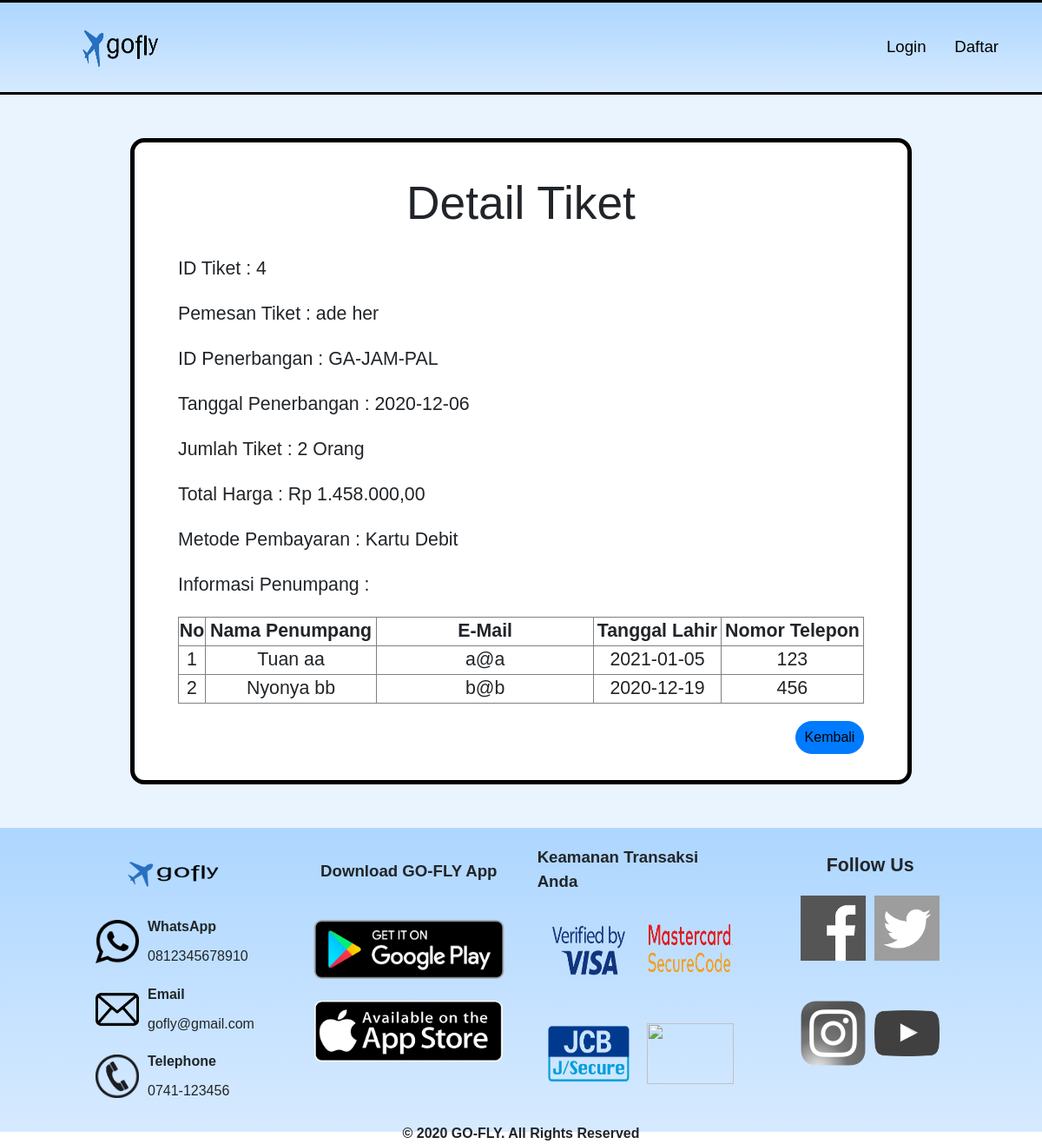
The app's page /detail.php?id=4 with its own data.
### tables this page shows
CREATE TABLE `pesanan` (
  `id_pesanan` int(11) NOT NULL,
  `id_user` varchar(20) NOT NULL,
  `id_penerbangan` varchar(10) NOT NULL,
  `tanggal_penerbangan` date NOT NULL,
  `jumlah_penumpang` int(11) NOT NULL,
  `total_harga` int(11) NOT NULL,
  `metode_pembayaran` varchar(50) NOT NULL,
  `data_penumpang` longtext NOT NULL CHECK (json_valid(`data_penumpang`))
);

CREATE TABLE `user` (
  `user_id` int(11) NOT NULL,
  `username` varchar(50) NOT NULL,
  `nama_depan` varchar(20) NOT NULL,
  `nama_belakang` varchar(20) NOT NULL,
  `email` varchar(50) NOT NULL,
  `password` varchar(255) NOT NULL,
  `nomor_telepon` varchar(20) NOT NULL,
  `tanggal_lahir` date NOT NULL,
  `jenis_kelamin` varchar(20) NOT NULL,
  `alamat` varchar(200) NOT NULL,
  `gambar` varchar(50) NOT NULL
);

### src/functions.php (called while the page is built, shortened)
<?php
$conn = mysqli_connect('localhost', 'root', '', 'gofly');
function query($query)
{
    global $conn;
    $result = mysqli_query($conn, $query);
    $rows = [];
    while ($row = mysqli_fetch_assoc($result)) :
        $rows[] = $row;
    endwhile;
    return $rows;
}

### src/detail.php (the view, shortened to what this page needs)
<?php
require('functions.php');
$id = $_GET['id'];
$data = query("SELECT * FROM pesanan WHERE id_pesanan = '$id';")[0];
$idpemesan = $data['id_user'];
$pemesan = query("SELECT * FROM user WHERE user_id = '$idpemesan';")[0];
$passengers = json_decode($data['data_penumpang'], true);
?>
<!DOCTYPE html>
<html lang="en">
<head>
    <link rel="stylesheet" href="https://cdn.jsdelivr.net/npm/bootstrap@4.5.3/dist/css/bootstrap.min.css">
    <link rel="stylesheet" href="../assets/css/detail.css">
    <link rel="stylesheet" href="../assets/css/header.css">
    <link rel="stylesheet" href="../assets/css/footer.css">
</head>
<body>
    <?php require('header.php'); ?>
    <div class="bodi">
        <div class="kotak">
            <div id="judul">Detail Tiket</div>
            <div>ID Tiket : <?= $data['id_pesanan']; ?></div>
            <div>Pemesan Tiket : <?= $pemesan['nama_depan']; ?> <?= $pemesan['nama_belakang']; ?></div>
            <div>ID Penerbangan : <?= $data['id_penerbangan']; ?></div>
            <div>Tanggal Penerbangan : <?= $data['tanggal_penerbangan']; ?></div>
            <div>Jumlah Tiket : <?= $data['jumlah_penumpang']; ?> Orang</div>
            <div>Total Harga : Rp <?= number_format($data['total_harga'], 0, '.', '.'); ?>,00</div>
            <div>Metode Pembayaran : <?= $data['metode_pembayaran']; ?></div>
            <div>Informasi Penumpang :</div>
            <div>
                <table border="1" style="border-collapse: collapse; width:100%; text-align:center;">
                    <tr>
                        <th>No</th>
                        <th>Nama Penumpang</th>
                        <th style="width: 250px;">E-Mail</th>
                        <th>Tanggal Lahir</th>
                        <th>Nomor Telepon</th>
                    </tr>
                    <?php $i = 1; ?>
                    <?php foreach ($passengers as $passenger) : ?>
                        <tr>
                            <td><?= $i++; ?></td>
                            <td><?= $passenger['titel']; ?> <?= $passenger['nama']; ?></td>
                            <td><?= $passenger['email']; ?></td>
                            <td><?= $passenger['tgl_lahir']; ?></td>
                            <td><?= $passenger['telepon']; ?></td>
                        </tr>
                    <?php endforeach; ?>
                </table>
            </div>
            <div style="justify-self:right;">
                <button class="btn btn-primary badge-pill">
                    <a href="riwayat.php" style="color:black; text-decoration:none;">
                        Kembali
                    </a>
                </button>
            </div>
        </div>
    </div>
    <?php require('footer.php'); ?>
</body>
</html>

### src/header.php
<div class="header_utama">
    <div class="header">
        <div class="header_logo">
            <a href="index.php">
                <img src="../assets/img/logo3.png" alt="" width="100px" height="100px">
            </a>
        </div>
        <?php if (isset($_SESSION['login'])) : ?>
            <div class="header_navigasi">
                <div class="header_navigasi_foto">
                    <div>
                        <?php
                        $user = $_SESSION['login'];
                        $foto = query("SELECT gambar FROM user WHERE username = '$user';")[0];
                        ?>
                        <img src="../assets/img/<?= $foto['gambar']; ?>" alt="" class="foto_profil">
                    </div>
                    <div class="test">
                        <div class="header_navigasi_akun">
                            <a href="akun.php">Akun-ku</a>
                        </div>
                        <div class="header_navigasi_pesanan">
                            <a href="riwayat.php">Pesanan-Ku</a>
                        </div>
                        <div class="header_navigasi_logout">
                            <a href="logout.php">Log-Out</a>
                        </div>
                    </div>
                </div>
            </div>
        <?php else : ?>
            <div class="header_navigasi" style="grid-template-columns: 1fr 1fr;">
                <div class="header_navigasi_login">
                    <a href="login.php">Login</a>
                </div>
                <div class="header_navigasi_daftar">
                    <a href="registrasi.php">Daftar</a>
                </div>
            </div>
        <?php endif; ?>
    </div>
</div>

### src/footer.php
<div class="footer_utama">
    <div class="footer">
        <div class="footer_contact">
            <div class="footer_contact_logo">
                <img src="../assets/img/logo3.png" alt="" style="width:120px; height:100%;">
            </div>
            <div class="footer_contact_info">
                <div class="footer_contact_info_logo">
                    <img src="../assets/img/whatsapp.png" alt="" style="width:50px; height:50px;">
                </div>
                <div class="footer_contact_info_text">
                    <div style="font-weight:bold;">
                        WhatsApp
                    </div>
                    <div>
                        0812345678910
                    </div>
                </div>
            </div>
            <div class="footer_contact_info">
                <div class="footer_contact_info_logo">
                    <img src="../assets/img/email.png" alt="" style="width:50px; height:50px;">
                </div>
                <div class="footer_contact_info_text">
                    <div style="font-weight:bold;">
                        Email
                    </div>
                    <div>
                        gofly@gmail.com
                    </div>
                </div>
            </div>
            <div class="footer_contact_info">
                <div class="footer_contact_info_logo">
                    <img src="../assets/img/telephone.png" alt="" style="width:50px; height:50px;">
                </div>
                <div class="footer_contact_info_text">
                    <div style="font-weight:bold;">
                        Telephone
                    </div>
                    <div>
                        0741-123456
                    </div>
                </div>
            </div>
        </div>
        <div class="footer_app">
            <div class="footer_app_content" style="font-weight: bold; font-size:14pt;">
                Download GO-FLY App
            </div>
            <div class="footer_app_content">
                <img src="../assets/img/googleplay.png" alt="" style="width:250px; height:100px;">
            </div>
            <div class="footer_app_content" style="margin-top:-50px;">
                <img src="../assets/img/appstore.png" alt="" style="width:230px; height:85px;">
            </div>
        </div>
        <div class="footer_security">
            <div class="footer_security_text" style="font-weight: bold; font-size:14pt;">
                Keamanan Transaksi Anda
            </div>
            <div class="footer_security_content">
                <div>
                    <img src="../assets/img/visa.png" alt="" style="width: 100px; height:70px;">
                </div>
                <div>
                    <img src="../assets/img/mastercard.png" alt="" style="width: 100px; height:70px;">
                </div>
                <div>
                    <img src="../assets/img/jcb.png" alt="" style="width: 100px; height:70px;">
                </div>
                <div>
                    <img src="../assets/img/safekey.png" alt="" style="width: 100px; height:70px;">
                </div>
            </div>
        </div>
        <div class="footer_follow">
            <div class="footer_follow_text" style="font-weight: bold; font-size:16pt;">
                Follow Us
            </div>
            <div class="footer_follow_content">
                <div class="footer_follow_content_icon">
                    <a href="#">
                        <img src="../assets/img/facebook_logo.png" style="width: 75px; height:75px;" alt="">
                    </a>
                </div>
                <div class="footer_follow_content_icon">
                    <a href="#">
                        <img src="../assets/img/twitter_logo.png" style="width: 75px; height:75px;" alt="">
                    </a>
                </div>
                <div class="footer_follow_content_icon">
                    <a href="#">
                        <img src="../assets/img/instagram_logo.png" style="width: 75px; height:75px;" alt="">
                    </a>
                </div>
                <div class="footer_follow_content_icon">
                    <a href="#">
                        <img src="../assets/img/youtube_logo.png" style="width: 75px; height:75px;" alt="">
                    </a>
                </div>
            </div>
        </div>
    </div>
    <div class="footer_copyright">
        © 2020 GO-FLY. All Rights Reserved
    </div>
</div>

### assets/css/detail.css (style rules this page uses)
* { font-family: "Poppins", sans-serif; }
body { margin: 0; }
.bodi { display: grid; justify-items: center; padding: 50px 0px; align-items: center; width: 100%; height: auto; background-color: #eaf4ff; }
.kotak { width: 75%; height: auto; padding: 30px 50px; display: grid; row-gap: 20px; box-sizing: border-box; font-size: 16pt; grid-auto-flow: row; background-color: white; border-radius: 16px; border: 5px solid black; }
#judul { text-align: center; font-size: 40pt; }

### assets/css/header.css (style rules this page uses)
* { margin: 0; padding: 0; }
.header_utama { width: 100%; display: grid; grid-template-columns: 0.95fr; justify-content: center; background-image: linear-gradient(to bottom, #add6ff 0%, #d6eaff 100%); border-bottom: 3px solid black; border-top: 3px solid black; }
.header { display: grid; grid-template-columns: 0.2fr 1fr; grid-auto-flow: column; width: 100%; box-sizing: border-box; padding: 0px 10px; height: auto; }
.header_logo { display: grid; justify-content: center; align-items: center; width: 200px; font-size: 48pt; }
.header_navigasi { width: auto; column-gap: 10px; box-sizing: border-box; display: grid; grid-template-columns: 1fr; align-items: center; justify-items: center; justify-self: end; }
.header_navigasi_login { display: grid; align-items: center; }
.header_navigasi_login a, .header_navigasi_daftar a, .header_navigasi_pesanan a { padding: 10px; font-size: 14pt; text-decoration: none; color: black; }
.header_navigasi_login, .header_navigasi_daftar, .header_navigasi_pesanan, .header_navigasi_logout, .header_navigasi_akun { display: grid; justify-items: center; }
.header_navigasi_login a, .header_navigasi_daftar a, .header_navigasi_pesanan a, .header_navigasi_logout a, .header_navigasi_akun a { display: grid; justify-items: center; color: black; }
.header_navigasi_login a::after, .header_navigasi_daftar a::after, .header_navigasi_pesanan a::after, .header_navigasi_akun a::after { content: ""; display: block; width: 0px; height: 2px; background: #84c1ff; }

### assets/css/footer.css (style rules this page uses)
* { margin: 0; padding: 0; }
.footer_copyright { display: grid; text-align: center; font-weight: bold; }
.footer_utama { display: grid; grid-template-columns: 0.9fr; grid-template-rows: 1fr 0.1fr; justify-content: center; align-items: center; height: 350px; background-image: linear-gradient(to bottom, #add6ff 0%, #d6eaff 100%); }
.footer { display: grid; grid-auto-flow: column; grid-template-columns: 1fr 1fr 1fr 1fr; gap: 10px; padding: 10px; box-sizing: border-box; width: 100%; height: auto; }
.footer_contact, .footer_app, .footer_security, .footer_follow { height: 100%; border-radius: 16px; }
.footer_contact { padding: 10px 40px; box-sizing: border-box; gap: 10px; display: grid; grid-auto-flow: row; grid-template-rows: 1fr 1fr 1fr 1fr; }
.footer_contact_logo { display: grid; justify-content: center; align-items: center; }
.footer_contact_info { display: grid; grid-auto-flow: column; grid-template-columns: 0.3fr 1fr; gap: 10px; }
.footer_contact_info_logo { display: grid; justify-content: center; align-items: center; }
.footer_contact_info_text { display: grid; align-items: center; grid-auto-flow: row; }
.footer_app { display: grid; grid-auto-flow: row; justify-content: center; padding: 10px 0px; box-sizing: border-box; grid-template-rows: 0.5fr 1fr 1fr; }
.footer_app_content { display: grid; justify-content: center; align-items: center; }
.footer_security { padding: 10px; box-sizing: border-box; display: grid; gap: 5px; justify-content: center; grid-auto-flow: row; grid-template-rows: 0.2fr 1fr; }
.footer_security_text { font-size: 12pt; display: grid; align-items: center; }
.footer_security_content { display: grid; justify-items: center; grid-template-columns: 1fr 1fr; grid-template-rows: 1fr 1fr; align-items: center; }
.footer_follow { display: grid; grid-template-rows: 0.2fr 1fr; justify-content: center; box-sizing: border-box; padding: 10px; row-gap: 10px; }
.footer_follow_text { display: grid; justify-content: center; align-items: center; }
.footer_follow_content { display: grid; column-gap: 10px; grid-template-columns: 1fr 1fr; grid-template-rows: 1fr 1fr; justify-items: center; }
.footer_follow_content_icon img { filter: grayscale(100%); }

### records on screen
pesanan: id_pesanan "4", id_penerbangan "GA-JAM-PAL", tanggal_penerbangan "2020-12-06", jumlah_penumpang "2", total_harga "1.458.000", metode_pembayaran "Kartu Debit"
user: nama_depan "ade", nama_belakang "her"

### other values on screen
$passenger['titel'] "Tuan"
$passenger['nama'] "aa"
$passenger['email'] "a@a"
$passenger['tgl_lahir'] "2021-01-05"
$passenger['telepon'] "123"
$passenger['titel'] "Nyonya"
$passenger['nama'] "bb"
$passenger['email'] "b@b"
$passenger['tgl_lahir'] "2020-12-19"
$passenger['telepon'] "456"
